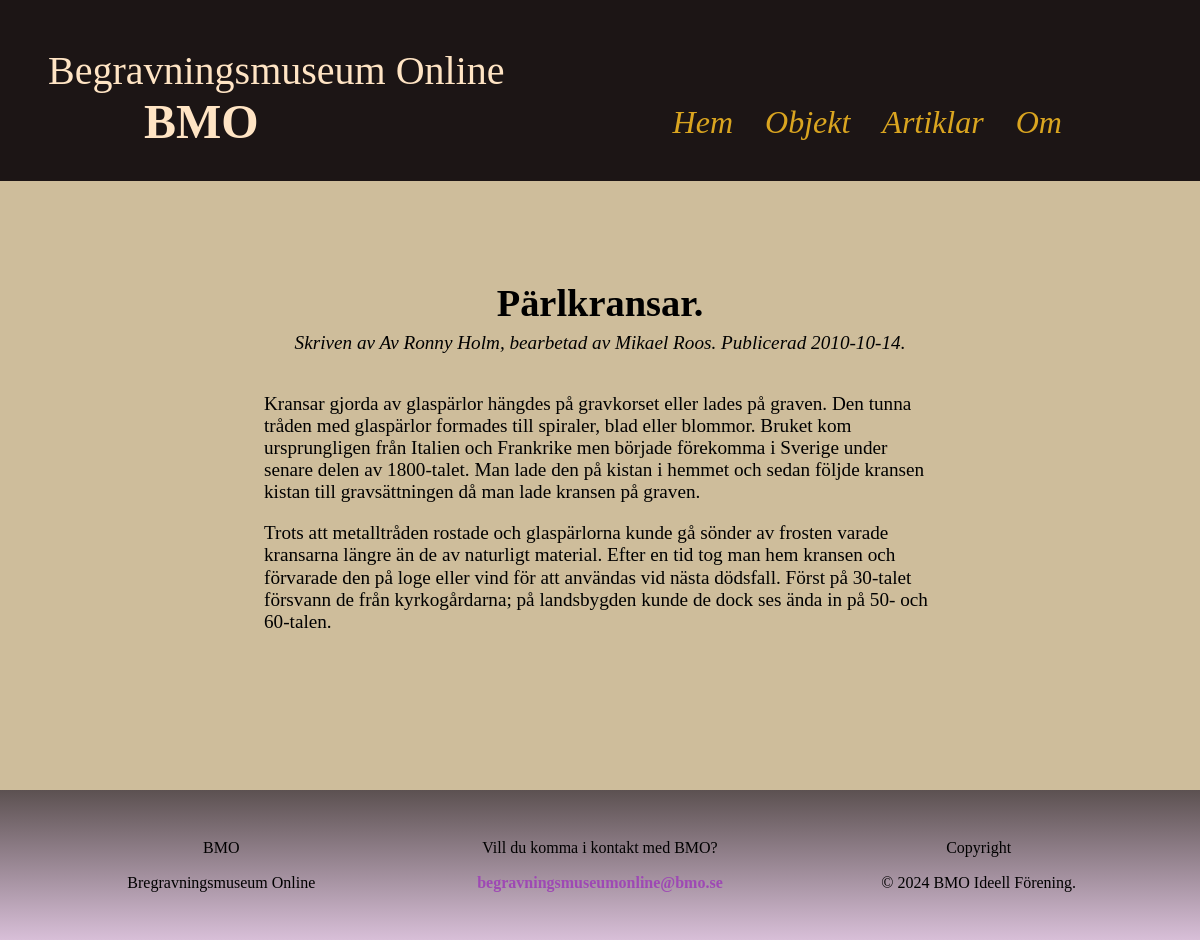
/public/fullArticle.php?id=3, run on the app's committed database.
### tables this page shows
CREATE TABLE "Article" ("id" INTEGER PRIMARY KEY  AUTOINCREMENT  NOT NULL  UNIQUE , "category" TEXT, "title" TEXT, "content" TEXT, "author" TEXT, "pubdate" DATETIME NOT NULL  DEFAULT CURRENT_DATE);

### src/functions.php (called while the page is built, shortened)
<?php
function fetchOneRowFromDb(array $list, string $table, int $id, PDO $pdo): ?array
{
    try {
        if (empty($list)) {
            $list = '*';
        } else {
            $list = implode(', ', $list);
        }
        $sql = "SELECT $list FROM $table WHERE id = :id";
        $stmt = $pdo->prepare($sql);
        $stmt->execute([':id' => $id]);
        $row = $stmt->fetch();
        return $row ?: null;
    } catch (Exception $e) {
        echo "Error, please check that all parameters are correct: " . $e->getMessage();
        return null;
    }
}

### public/fullArticle.php (the view, shortened to what this page needs)
<?php
include('../view/head.php');
if (isset($_GET['id'])) {
    $id = $_GET['id'];
} else {
    echo "Inget id specificerad.";
    exit;
}
$filename = "../db/bmo.sqlite";
$pdo = connectToDatabase($filename);
$art = fetchOneRowFromDb(['title', 'content', 'author', 'pubdate'], 'article', $id, $pdo);
$title = $art['title'];
$content = $art['content'];
$author = $art['author'];
$pubdate = $art['pubdate'];
?>
    <body>
        <?php
        include('../view/header.php');
        ?>
        <main class="mainFullArticle">
            <div class="article">
                <h1><?= $title ?>.</h1>
                <p class="info">Skriven av <?=$author?>. Publicerad <time datetime="<?= $pubdate ?>"><?= $pubdate ?></time>.</p>
                <p class="articleContent"><?= $content ?></p>
            </div>
        </main>
    <?php include('../view/footer.php'); ?>
    </body>
</html>

### css/style.css (style rules this page uses)
body { overflow-y: scroll; overflow-x: hidden; background-color: rgb(206, 189, 155); }
main { overflow-x: hidden; background-color: rgb(206, 189, 155); display: flex; flex-direction: column; align-items: center; font-family: Georgia, "Times New Roman", Times, serif; padding-bottom: 4em; margin: 1em; }
.mainFullArticle { word-wrap: break-word; overflow-wrap: break-word; margin: 1em; }
.article { overflow-x: hidden; max-width: 90%; }
.mainFullArticle h1 { word-wrap: break-word; overflow-wrap: break-word; }
.article h1 { text-align: center; margin-bottom: 0.2em; }
.info { text-align: center; margin-top: 0; font-size: 1em; font-style: italic; margin-bottom: 2em; }
@media (min-width: 768px) { .article { max-width: 35em; font-size: 1.2em; margin: 3em; } }

### data on the page
article: title "Pärlkransar", author "Av Ronny Holm, bearbetad av Mikael Roos", pubdate "2010-10-14", content "Kransar gjorda av glaspärlor hängdes på gravkorset eller lades på graven. Den tunna tråden med glaspärlor formades till spiraler, blad eller blommor. Bruket kom ursprungligen från Italien och Frankrike men började förekomma i Sverige under senare delen av 1800-talet. Man lade den på kistan i hemmet och sedan följde kransen kistan till gravsättningen då man lade kransen på graven. Trots att metalltråden rostade och glaspärlorna kunde gå sönder av frosten varade kransarna längre än de av naturligt material. Efter en tid tog man hem kransen och förvarade den på loge eller vind för att användas vid nästa dödsfall. Först på 30-talet försvann de från kyrkogårdarna; på landsbygden kunde de dock…"
